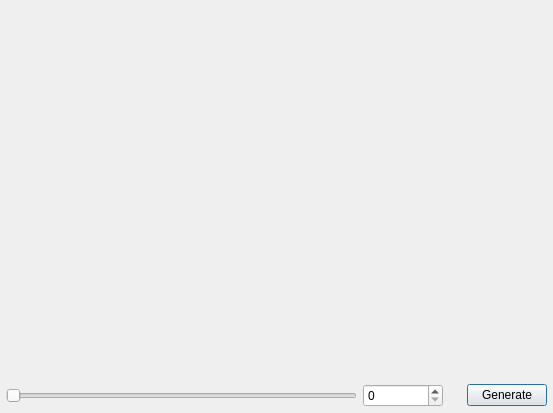
<?xml version="1.0" encoding="UTF-8"?>
<ui version="4.0">
 <class>MFDialog</class>
 <widget class="QDialog" name="MFDialog">
  <property name="geometry">
   <rect>
    <x>0</x>
    <y>0</y>
    <width>553</width>
    <height>413</height>
   </rect>
  </property>
  <property name="windowTitle">
   <string>MFDialog</string>
  </property>
  <layout class="QVBoxLayout" name="verticalLayout">
   <property name="leftMargin">
    <number>6</number>
   </property>
   <property name="topMargin">
    <number>6</number>
   </property>
   <property name="rightMargin">
    <number>6</number>
   </property>
   <property name="bottomMargin">
    <number>6</number>
   </property>
   <item>
    <widget class="QVTKWidget" name="graphicsWindow" native="true">
     <property name="sizePolicy">
      <sizepolicy hsizetype="MinimumExpanding" vsizetype="MinimumExpanding">
       <horstretch>0</horstretch>
       <verstretch>0</verstretch>
      </sizepolicy>
     </property>
    </widget>
   </item>
   <item>
    <layout class="QHBoxLayout" name="horizontalLayout">
     <item>
      <widget class="QSlider" name="currentFrameSlider">
       <property name="orientation">
        <enum>Qt::Horizontal</enum>
       </property>
      </widget>
     </item>
     <item>
      <widget class="QSpinBox" name="currentFrameSpinBox">
       <property name="minimumSize">
        <size>
         <width>80</width>
         <height>0</height>
        </size>
       </property>
      </widget>
     </item>
     <item>
      <spacer name="horizontalSpacer">
       <property name="orientation">
        <enum>Qt::Horizontal</enum>
       </property>
       <property name="sizeType">
        <enum>QSizePolicy::Fixed</enum>
       </property>
       <property name="sizeHint" stdset="0">
        <size>
         <width>18</width>
         <height>20</height>
        </size>
       </property>
      </spacer>
     </item>
     <item>
      <widget class="QPushButton" name="pushButton">
       <property name="text">
        <string>Generate</string>
       </property>
      </widget>
     </item>
    </layout>
   </item>
  </layout>
 </widget>
 <layoutdefault spacing="6" margin="11"/>
 <customwidgets>
  <customwidget>
   <class>QVTKWidget</class>
   <extends>QWidget</extends>
   <header>qvtkwidget.h</header>
   <container>1</container>
  </customwidget>
 </customwidgets>
 <resources/>
 <connections/>
</ui>
